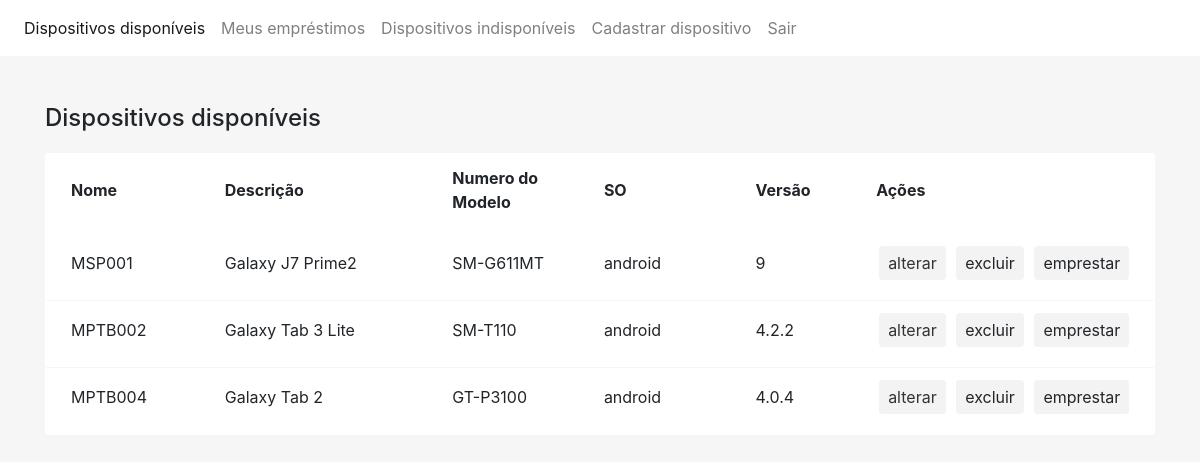
The page /dispositivos/ (signed in) on the database as committed earlier.
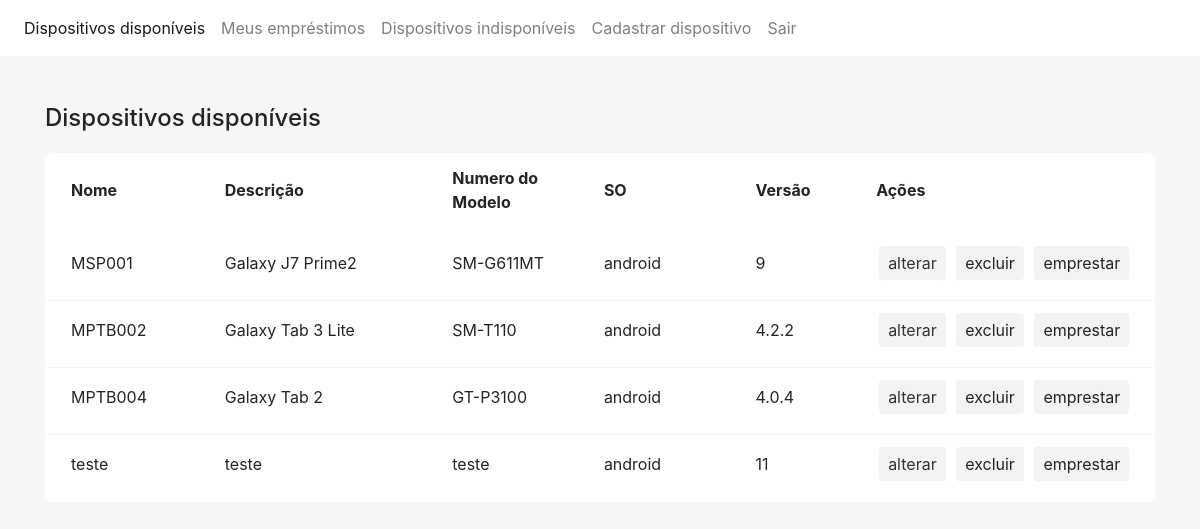
The same page on the database as committed later.
### dispositivos/models.py (models this page shows)
class Dispositivos(models.Model):
    os = models.CharField(max_length=10, null=False)
    nome = models.CharField(max_length=30)
    descricao = models.CharField(max_length=30)
    numeromodelo = models.CharField(max_length=30, default='NULL')
    versao = models.CharField(max_length=10)
    disponivel = models.BooleanField(default=True)
    excluido = models.BooleanField(default=False)
    ultima_alteracao = models.DateTimeField(null=True)

### dispositivos/views.py (the view)
# urls.py: path('dispositivos/', ListarDispositivos.as_view(),
class ListarDispositivos(LoginRequiredMixin, View):
    def get(self, request):
        usuario_logado_id = request.user.id
        colaborador_logado = Colaborador.objects.get(user_id=usuario_logado_id)
        dispositivos = busca_dispositivos_nao_excluidos()
        return render(request, 'listar_todos_dispositivos.html', {'dispositivos': dispositivos, 'colaborador_logado': colaborador_logado})

### dispositivos/gateway.py (called while the page is built)
def busca_dispositivos_nao_excluidos():
    return Dispositivos.objects.filter(excluido=False)

### templates/listar_todos_dispositivos.html (shortened to what this page needs)
{% extends 'base.html' %}
{% block active_listar_dispositivos %}active{% endblock %}
{% block body %}
    <br><br>
    <div class="container">
    <h4> Dispositivos disponíveis</h4>
        <table class="table table-bordered">
          <thead>
            <tr>
              <th width="10%" scope="col" class="align-middle">Nome</th>
              <th width="15%" scope="col" class="align-middle">Descrição</th>
              <th width="10%" scope="col" class="align-middle">Numero do Modelo</th>
              <th width="10%" scope="col" class="align-middle">SO</th>
              <th width="7%" scope="col" class="align-middle">Versão</th>
              <th width="20%" scope="col" class="align-middle">Ações</th>
            </tr>
          </thead>
          <tbody>
            {% for dispositivo in dispositivos %}
                {% if dispositivo.disponivel %}
                <tr>
                  <td scope="row"  class="align-middle" >{{ dispositivo.nome }}</td>
                  <td  class="align-middle">{{ dispositivo.descricao }}</td>
                  <td  class="align-middle">{{ dispositivo.numeromodelo }}</td>
                  <td  class="align-middle" style="text-transform: lowercase">{{ dispositivo.os }}</td>
                  <td  class="align-middle">{{ dispositivo.versao }}</td>
                <td  class="align-middle">
                    {% if colaborador_logado.admin %}
                    <a class="btn btn-sm btn-teste" href="{% url 'alterar_dispositivo' dispositivo.id %}">alterar</a>
                    <a class="btn btn-sm btn-teste" data-toggle="modal" data-target="#excluir"> excluir </a>
                     {% endif %}
                    <a class="btn btn-sm btn-teste" data-toggle="modal" data-target="#emprestar{{ dispositivo.id }}"> emprestar </a>
                </td>
                </tr>
                {% endif %}
            {% endfor %}
          </tbody>
        </table>
    <br><br>
    </div>
{% endblock %}

### templates/base.html (shortened to what this page needs)
{% load widget_tweaks %}
<!DOCTYPE html>
<html lang="en">
<head>
    <link rel="stylesheet" href="https://stackpath.bootstrapcdn.com/bootstrap/4.3.1/css/bootstrap.min.css">
</head>
<body>
    <nav class="navbar navbar-expand-lg navbar-light bg-light">
      <div class="collapse navbar-collapse" id="navbarNavAltMarkup">
        <div class="navbar-nav">
          <a class="nav-item nav-link {% block active_listar_dispositivos %}{% endblock %}" href="{% url 'listar_dispositivos' %}">Dispositivos disponíveis</a>
          <a class="nav-item nav-link {% block active_listar_dispositivos_emprestado_colaborador %}{% endblock %}" href="{% url 'listar_dispositivos_emprestados_colaborador' %}">Meus empréstimos</a>
          <a class="nav-item nav-link {% block active_listar_dispositivos_emprestados %}{% endblock %}" href="{% url 'listar_dispositivos_emprestados' %}">Dispositivos indisponíveis</a>
            {% if colaborador_logado.admin %}
          <a class="nav-item nav-link {% block active_cadastrar_dispositivo %}{% endblock %}" href="{% url 'cadastrar_dispositivo' %}">Cadastrar dispositivo</a>
            {% endif %}
          <a class="nav-item nav-link" href="{% url 'logout' %}">Sair</a>
        </div>
      </div>
    </nav>
{% block body %}
{% endblock %}
</body>
</html>

### templates/base.html (style rules this page uses)
body { background-color: #f6f6f6; }
.bg-light { background-color: #fff !important; }
.table { background-color: #fff; border-radius: 4px; margin: 20px 0; overflow: hidden; }
.table td, .table th { border: none !important; padding-left: 25px; padding-tpo: 20px; padding-bottom: 20px; }
.table td { border-bottom: 1px solid #f6f6f6 !important; }
.btn-teste { font-size: 16px; color: #333333; background-color: #f3f3f3; border: 1px solid #f3f3f3; cursor: pointer; margin: 0 3px; }

Rows that differ between the two databases and show on the page:
added Dispositivos: nome "teste", descricao "teste", numeromodelo "teste", os "android", versao "11"
